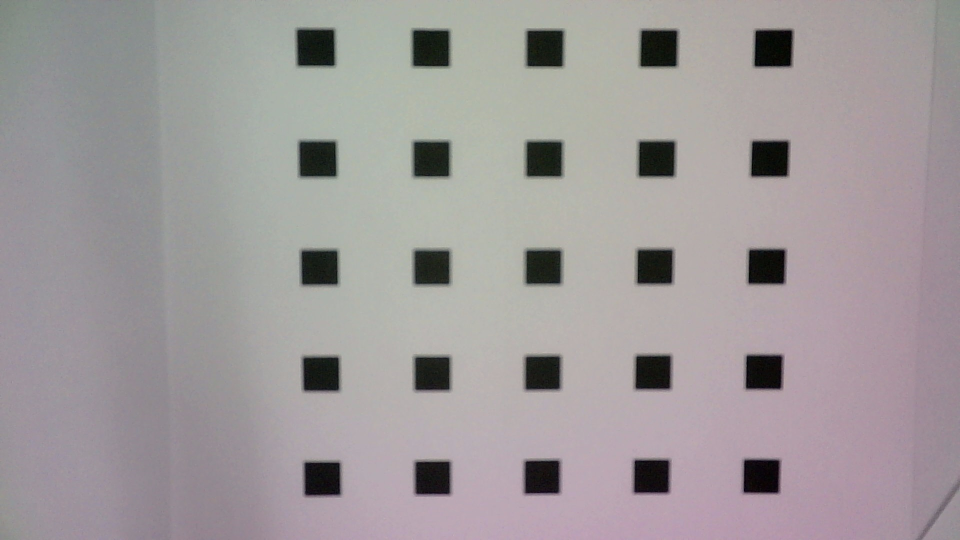
//> input picture dot_image.jpg, 1920 x 1080 px (shown at 1/2 size)
$ ./search_dot   (built with g++ and OpenCV 4)
//> lines starting //> are read from the running program, lines starting //| are printed output that depends on the picture; after the words box and inside, x2 and y2 are one past the last pixel; in counts of white or black regions, pixels touching at a corner belong together
//目的：点探索し，ひずみ補正関数作成の準備 二値化→領域分割→ノイズ除去→ラベルごとに中心座標を求める→座標変換→ソート

#define _CRT_SECURE_NO_WORNINGS
#define _USE_MATH_DEFINES
#include <iostream>
#include <cmath>
#include <opencv2/opencv.hpp>
#include <opencv2/highgui/highgui.hpp> //画像入出力＆GUI操作用
#include <opencv2/core/core.hpp> //識別子Point用
#include <string> //csvファイル書き込み用
#include <fstream> //csvファイル書き込み用
#include <algorithm> //sort関数用
using namespace std;
using namespace cv;
string win_src = "src";
string win_dst = "dst";
#define THRESHOLD 128
#define NUMBER_OF_DOTS 25


//reference_pointに一番近い点を返す関数
Point2f getClosestPoint(const vector<Point2f>& points, Point2f& reference_point) {
    Point2f closestPoint; //基準点に一番近い点を格納
    float minDistance = numeric_limits<float>::max();
    // 各座標と原点との距離を計算し、最小距離の座標を取得
    for (const Point2f& point : points) {
        float distance = sqrt(pow(point.x - reference_point.x, 2) + pow(point.y - reference_point.y, 2));
        if (distance < minDistance) {
            minDistance = distance;
            closestPoint = point;
        }
    }
    return closestPoint;
}

//reference_pointを基準とし、rangeに含まれる点列をpointsから抽出し、x座標の小さい順にsortした結果を返す
vector<Point2f> sortWithinRange(const vector<Point2f>& points, Point2f& reference_point, double range) {
    vector<Point2f> range_points; //range内に含まれる点列格納用
    // rangeに含まれる点列の抽出
    for (const Point2f& point : points) {
        if (reference_point.y - range / 2 < point.y && point.y < reference_point.y + range / 2) {
            range_points.push_back(point);
        }
    }
    // x座標が小さい順にソート
    sort(range_points.begin(), range_points.end(), [](const Point2f& a, const Point2f& b) {
        return a.x < b.x;
        });

    return range_points;
}


//背景領域を除いた領域のうち，上からNUMBER_OF_DOTS個だけ，大きい領域のラベル番号を抽出
 vector<int> extractLabels(Mat& matrix){
    vector<int> extract_labels(NUMBER_OF_DOTS); //抽出したラベル番号用．ドットの数だけ箱を用意．
    vector<int> used(matrix.rows, 0); // extract_labelsに追加する要素番目を1にする．これをしないと，面積が同じ値の領域を抽出することができない．
    int max_current = 1000000; //この値以下の面積のうち最大の面積の領域を探索する．
    int dot_label_num = 0; //n番目に大きい要素のラベル番号格納用．


    for (int i = 0; i < NUMBER_OF_DOTS; i++){
        int max = 0;
        //背景領域（ラベル0）をのぞいたi番目に大きい要素を探索
        for (int j = 1; j < matrix.rows; j++) {
            if (max < matrix.at<int>(j, 4) && matrix.at<int>(j, 4) <= max_current && used[j] == 0)
            {
                max = matrix.at<int>(j, 4);
                dot_label_num = j;
            }
        }
        extract_labels[i] = dot_label_num;
        used[dot_label_num] = 1;
        max_current = matrix.at<int>(dot_label_num, 4);
    }
    for (int i = 0; i < used.size(); i++) {
        std::cout << used[i] << " "; // 配列の要素を出力
    }
    std::cout << std::endl;

    return extract_labels;
}

 //複数の座標値を入力とし，それらの中心座標を出力とする
 Point2f calculateCenter(const vector<Point>& points) {
     float centerX = 0.0;
     float centerY = 0.0;

     // 座標の合計を計算
     for (const auto& point : points) {
         centerX += point.x;
         centerY += point.y;
     }

     // 座標の数で割って中心座標を求める
     centerX /= points.size();
     centerY /= points.size();

     Point2f center;
     center.x = centerX;
     center.y = centerY;

     return center;
 }


 //抽出したラベル番号ごとに，そのラベル番号を満たす座標を抽出し，抽出した座標値の中心座標を返す
 vector<Point2f> extractCenter(vector<int>& extract_labels, Mat& labels) {
     Point2f center; //中心座標格納用
     vector<Point2f> centers; //各ラベル番号の中心座標格納用
     vector<Point> target_label_points; //各ラベル番号の中心座標格納用

     for (int i = 0; i < extract_labels.size(); i++) {
         int search_num = extract_labels[i];
         //指定したラベル番号の座標値を探索
         for (int y = 0; y < labels.rows; y++) {
             for (int x = 0; x < labels.cols; x++) {
                 if (labels.at<int>(y, x) == search_num) {
                     target_label_points.push_back({ x, y });
                     //cout << "(x, y) = " << x << " , " << y << "  " << target_label_points.back() << endl;
                 }
             }
         }
         center = calculateCenter(target_label_points); //中心座標を計算
         centers.push_back(center);
         target_label_points.clear(); //格納した座標値を消去
     }
     return centers;
 }

 // 複数の座標値を入力とし，ある点とその他の点の最小距離を返す．
 double decideRange(const vector<Point2f>& points) {
     //基準点の決定
     double x = points[0].x;
     double y = points[0].y;
     double distance;
     double min_distance = 100000; //最小距離格納用

     for (int i = 1; i < points.size(); i++) {
         distance = sqrt(pow(x - points[i].x, 2) + pow(y - points[i].y, 2));
         if (distance < min_distance) {
             min_distance = distance;
         }
     }

     return min_distance;
 }


int main()
{
    //ファイル書き込み
    string output_csv_file_path = "Output/result.csv";
    // 書き込むcsvファイルを開く(std::ofstreamのコンストラクタで開く)
    ofstream ofs_csv_file(output_csv_file_path);

    Mat img_src;


    // [27 lines of commented-out code are left out]
    string filename = "dot_image.jpg";
    // 画像を読み込む
    img_src = imread(filename);
//> img_src is the input picture: 1080 rows x 1920 cols, CV_8UC3; mean B, G, R 154.6, 153.5, 159.2
    if (img_src.empty()) {
        cout << "Failed to load the image: " << filename << endl;
        return -1;
    }
    Mat result_img = img_src.clone(); //出力画像用

    //グレースケール変換
    Mat gray_img;
    cvtColor(img_src, gray_img, COLOR_BGR2GRAY);

    // 二値化
    Mat binary_img;
    threshold(gray_img, binary_img, THRESHOLD, 255, THRESH_BINARY);
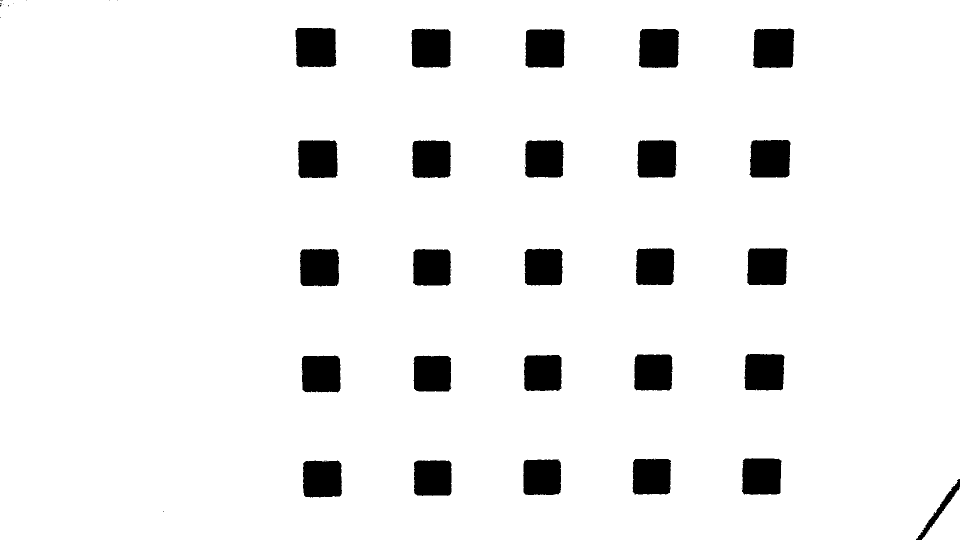
//> binary_img: 1080 rows x 1920 cols, CV_8UC1 (shown at 1/2 size); 93.3% white; 48 black regions (22 under 20 px), largest, box (x1, y1, x2, y2) and area: (591, 56, 673, 135) 6089, (1506, 57, 1589, 136) 6082, (1278, 58, 1358, 136) 5912

    //画素値を反転
    Mat inverted_binary_img = 255 - binary_img;
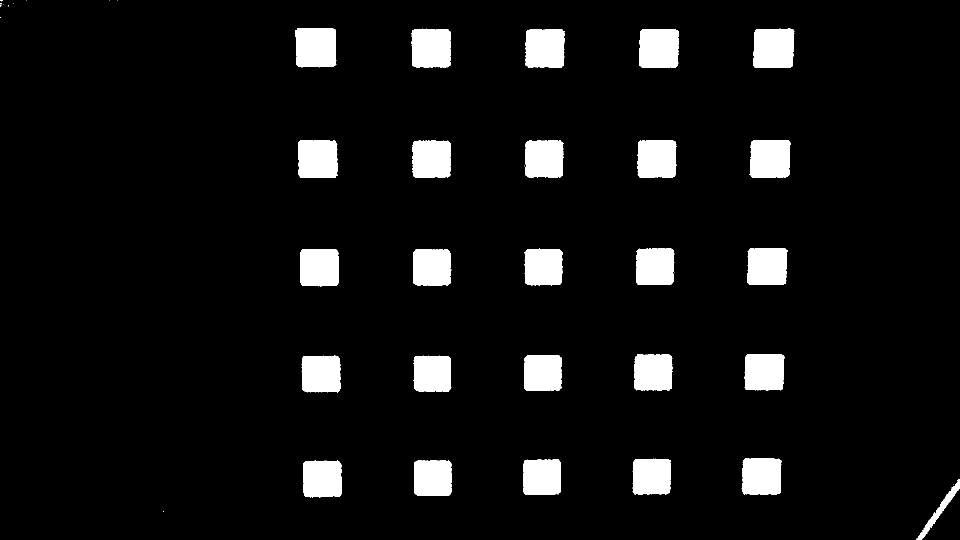
//> inverted_binary_img: 1080 rows x 1920 cols, CV_8UC1 (shown at 1/2 size); 6.7% white; 48 white regions (22 under 20 px), largest, box (x1, y1, x2, y2) and area: (591, 56, 673, 135) 6089, (1506, 57, 1589, 136) 6082, (1278, 58, 1358, 136) 5912

    //領域分割
    Mat labels, stats, centroids;
    int num_objects = connectedComponentsWithStats(inverted_binary_img, labels, stats, centroids);
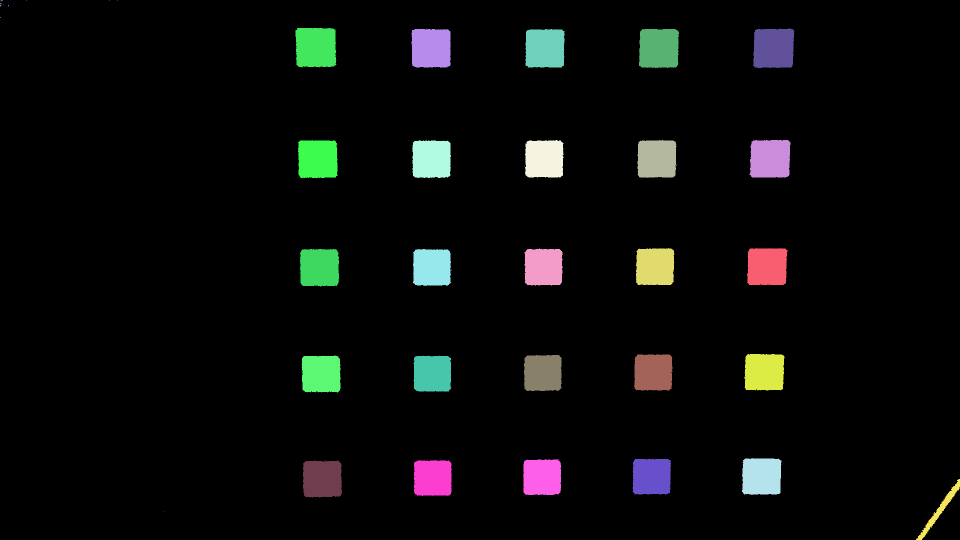
//> labels: 1080 rows x 1920 cols, CV_32SC1 (shown at 1/2 size); 49 distinct labels, from 0 to 48; one colour per label, 0 black
//> stats = 49 rows, first 6: [0, 0, 1920, 1080, 1934155], [0, 0, 1, 2, 2], [3, 0, 2, 3, 5], [53, 0, 1, 1, 1], [219, 0, 1, 1, 1], [235, 0, 1, 1, 1]; centroids = 49 pairs, first value 0 to 1907, second value 0 to 1066.5; num_objects = 49
    cout << "labels.at<int>(200, 100): " << labels.at<int>(200, 100) << endl;
//| labels.at<int>(200, 100): 0
    cout << "labels.at<int>(0, 0): " << labels.at<int>(0, 0) << endl;
//| labels.at<int>(0, 0): 1
    cout << "stats: " << stats << endl;
//| stats: [0, 0, 1920, 1080, 1934155;
//|  0, 0, 1, 2, 2;
//|  3, 0, 2, 3, 5;
//|  53, 0, 1, 1, 1;
//> (the first 4 of 49 printed lines)

    vector<int> extract_labels = extractLabels(stats); //背景領域を除いた領域のうち，上からNUMBER_OF_DOTS個だけ，大きい領域のラベル番号を抽出
//> the loop in extractLabels, `for (int i = 0; i < NUMBER_OF_DOTS; i++)` made 25 passes
//> (max, dot_label_num, max_current) on passes 1 to 12: (6089, 12, 6089), (6082, 14, 6082), (5912, 16, 5912), (5821, 13, 5821), (5794, 23, 5794), (5768, 15, 5768), (5711, 17, 5711), (5613, 27, 5613), (5576, 22, 5576), (5560, 28, 5560), (5505, 18, 5505), (5494, 33, 5494)
//> after the loop in extractLabels, `for (int i = 0; i < NUMBER_OF_DOTS; i++)`: dot_label_num = 41
//> the loop in extractLabels, `for (int i = 0; i < used.size(); i++)` made 49 passes
//| 0 0 0 0 0 0 0 0
//> (output is shown up to pass 8 of 49)
//> extract_labels = 25 values, max 41 at index 24, min 12 at index 0, mean 26.76

    for (int i = 0; i < extract_labels.size(); i++) {
        cout << "extract_labels[" << i << "] : " << extract_labels[i] << endl;
    }
//> this loop made 25 passes
//| extract_labels[0] : 12
//| extract_labels[1] : 14
//| extract_labels[2] : 16
//| extract_labels[3] : 13
//| extract_labels[4] : 23
//| extract_labels[5] : 15
//| extract_labels[6] : 17
//| extract_labels[7] : 27
//> (output is shown up to pass 8 of 25)


    vector<Point2f> centers;
    centers = extractCenter(extract_labels, labels); //抽出したラベル番号ごとに，そのラベル番号を満たす座標を抽出し，抽出した座標値の中心座標を返す．
//> the loop in extractCenter, `for (int i = 0; i < extract_labels.size(); i++)` made 25 passes
//> (search_num, centerX in calculateCenter, centerY in calculateCenter) on passes 1 to 12: (12, 631.2, 94.4), (14, 1546.9, 96.11), (16, 1317.4, 96.25), (13, 861.8, 95.96), (23, 1539.9, 317.2), (15, 1089.5, 96.35), (17, 635.1, 317.8), (27, 1533.9, 532.9), (22, 1313.3, 317.4), (28, 638.5, 534.8), (18, 862.6, 317.8), (33, 1528.2, 743.8)
//> centers = 25 Points (x, y), first 12: [631.2, 94.4], [1546.9, 96.11], [1317.4, 96.25], [861.8, 95.96], [1539.9, 317.2], [1089.5, 96.35], [635.1, 317.8], [1533.9, 532.9], [1313.3, 317.4], [638.5, 534.8], [862.6, 317.8], [1528.2, 743.8]


    //座標変換((u, v)→(u, height - v))
    float height = img_src.rows;
//> height = 1080
    cout << "height: " << height << endl;
//| height: 1080
    vector<Point2f> trans_centers(centers.size());
    for (int i = 0; i < centers.size(); i++) {
        Point2f origin_pnt = centers[i];
        double u = origin_pnt.x;
        double v = origin_pnt.y;
        double trans_u = u;
        double trans_v = height - v;
        Point2f trans_pnt;
        trans_pnt.x = trans_u;
        trans_pnt.y = trans_v;
        trans_centers[i] = trans_pnt;
    }
//> this loop made 25 passes
//> (u, v, trans_u, trans_v) on passes 1 to 12: (631.2, 94.4, 631.2, 985.6), (1546.9, 96.11, 1546.9, 983.9), (1317.4, 96.25, 1317.4, 983.8), (861.8, 95.96, 861.8, 984), (1539.9, 317.2, 1539.9, 762.8), (1089.5, 96.35, 1089.5, 983.7), (635.1, 317.8, 635.1, 762.2), (1533.9, 532.9, 1533.9, 547.1), (1313.3, 317.4, 1313.3, 762.6), (638.5, 534.8, 638.5, 545.2), (862.6, 317.8, 862.6, 762.2), (1528.2, 743.8, 1528.2, 336.2)
    cout << "trans_centers: " << trans_centers << endl;
//| trans_centers: [631.19806, 985.60352;
//|  1546.9065, 983.89117;
//|  1317.4244, 983.75488;
//|  861.78955, 984.04156;
//> (the first 4 of 25 printed lines)


    //(0, 0)に近い点から右並びにソート
    vector<Point2f> sort_trans_centers; //ソートした点列用
    vector<Point2f> range_centers; //range内に含まれる点列用
    double range = decideRange(trans_centers); //x座標の小さい順にsortする際の点列の範囲の決定．
//> in decideRange, `double x = points[0].x;`: x = 631.2
//> in decideRange, `double y = points[0].y;`: y = 985.6
//> the loop in decideRange, `for (int i = 1; i < points.size(); i++)` made 24 passes
//> (distance, min_distance) on passes 1, 2, 3, 6: (915.7, 915.7), (686.2, 686.2), (230.6, 230.6), (223.4, 223.4)
//> distance on passes 4, 5, 7, 8, 9, 10: 935.6, 458.3, 1003.5, 717.7, 440.4, 321.7
//> after the loop in decideRange, `for (int i = 1; i < points.size(); i++)`: min_distance = 223.4
//> range = 223.4
    cout << "range : " << range << endl;
//| range : 223.438
    Point2f reference_point(0.0f, 0.0f); //基準点格納用
    cout << "int(sqrt(trans_corners.size())): " << int(sqrt(trans_centers.size())) << endl;
//| int(sqrt(trans_corners.size())): 5

    for (int i = 0; i < int(sqrt(trans_centers.size())); i++) {
        reference_point = getClosestPoint(trans_centers, reference_point); //基準点に一番近い点を新たな基準点とする
        range_centers = sortWithinRange(trans_centers, reference_point, range); //reference_pointを基準とし，rangeに含まれる点列をtrans_cornersから抽出し，x座標の小さい順にsortした結果を返す
        //sort_trans_cornersに格納
        for (const Point2f& corner : range_centers) {
            sort_trans_centers.push_back(corner);
        }
        reference_point = Point2f(reference_point.x, reference_point.y + range); //基準点のy座標にrangeだけ足した座標に一番近い点を新たな基準点とする．
    }
//> this loop made 5 passes
//> reference_point on passes 1 to 5: Point(644.1, 345.9), Point(641.9, 556), Point(638.5, 768.7), Point(635.1, 985.6), Point(631.2, 1209)
//> after the loop, sort_trans_centers = 25 Points (x, y), first 12: [644.1, 122.5], [865.1, 124.4], [1083.9, 126], [1303, 127.3], [1522.9, 127.6], [641.9, 332.5], [864.4, 333.1], [1085.3, 334.5], [1306.2, 335.6], [1528.2, 336.2], [638.5, 545.2], [863.4, 545.6]
    cout << "sort_trans_centers: " << sort_trans_centers << endl;
//| sort_trans_centers: [644.12976, 122.49237;
//|  865.12238, 124.3562;
//|  1083.8671, 125.97394;
//|  1302.995, 127.3233;
//> (the first 4 of 25 printed lines)

    //// 出力画像の作成
    vector<Point2f>::iterator it_corner = centers.begin();
    it_corner = centers.begin();
    for (; it_corner != centers.end(); ++it_corner) {
        circle(result_img, Point(it_corner->x, it_corner->y), 1, Scalar(0, 255, 0), -1); //関数の説明 http://opencv.jp/opencv-2svn/cpp/drawing_functions.html
        ofs_csv_file << it_corner->x << ", " << it_corner->y << endl;
        circle(result_img, Point(it_corner->x, it_corner->y), 8, Scalar(0, 255, 0));
    }
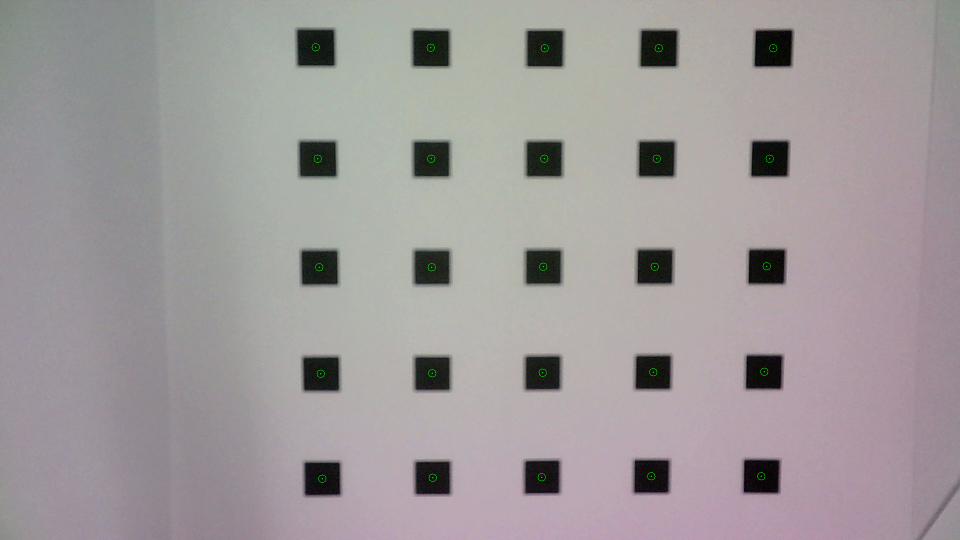
//> result_img: 1080 rows x 1920 cols, CV_8UC3 (shown at 1/2 size); 0.06% of pixels changed, all inside (x1, y1, x2, y2) = (623, 86, 1555, 966)


    //// 結果表示
    ////ウインドウ生成
    namedWindow(win_src, WINDOW_AUTOSIZE);
    namedWindow("gray_img", WINDOW_AUTOSIZE);
    namedWindow("binary_img", WINDOW_AUTOSIZE);
    namedWindow("result_img", WINDOW_AUTOSIZE);

    imshow(win_src, img_src); //入力画像を表示
    imshow("gray_img", gray_img); //グレースケール画像を表示
    imshow("binary_img", binary_img); //2値化画像を表示
    imshow("result_img", result_img); //交点検出画像を表示

    // [9 lines of commented-out code are left out]


    waitKey(0);

    //capture.release();
    return 0;
}
